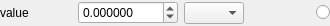
<?xml version="1.0" encoding="UTF-8"?>
<ui version="4.0">
 <class>NumVal</class>
 <widget class="QWidget" name="NumVal">
  <property name="geometry">
   <rect>
    <x>0</x>
    <y>0</y>
    <width>330</width>
    <height>26</height>
   </rect>
  </property>
  <property name="sizePolicy">
   <sizepolicy hsizetype="Preferred" vsizetype="MinimumExpanding">
    <horstretch>0</horstretch>
    <verstretch>0</verstretch>
   </sizepolicy>
  </property>
  <property name="minimumSize">
   <size>
    <width>0</width>
    <height>24</height>
   </size>
  </property>
  <property name="windowTitle">
   <string notr="true">Form</string>
  </property>
  <property name="toolTip">
   <string notr="true"/>
  </property>
  <property name="statusTip">
   <string notr="true"/>
  </property>
  <property name="whatsThis">
   <string notr="true"/>
  </property>
  <property name="accessibleName">
   <string notr="true"/>
  </property>
  <property name="accessibleDescription">
   <string notr="true"/>
  </property>
  <property name="windowFilePath">
   <string notr="true"/>
  </property>
  <layout class="QHBoxLayout" name="horizontalLayout">
   <property name="leftMargin">
    <number>0</number>
   </property>
   <property name="topMargin">
    <number>0</number>
   </property>
   <property name="rightMargin">
    <number>0</number>
   </property>
   <property name="bottomMargin">
    <number>0</number>
   </property>
   <item>
    <widget class="QLabel" name="valLabel">
     <property name="sizePolicy">
      <sizepolicy hsizetype="Preferred" vsizetype="Preferred">
       <horstretch>0</horstretch>
       <verstretch>0</verstretch>
      </sizepolicy>
     </property>
     <property name="text">
      <string notr="true">value</string>
     </property>
    </widget>
   </item>
   <item>
    <widget class="DSpinBox" name="valueBox">
     <property name="sizePolicy">
      <sizepolicy hsizetype="Fixed" vsizetype="Fixed">
       <horstretch>0</horstretch>
       <verstretch>0</verstretch>
      </sizepolicy>
     </property>
     <property name="minimumSize">
      <size>
       <width>10</width>
       <height>0</height>
      </size>
     </property>
     <property name="maximumSize">
      <size>
       <width>100</width>
       <height>16777215</height>
      </size>
     </property>
     <property name="locale">
      <locale language="C" country="AnyCountry"/>
     </property>
     <property name="specialValueText">
      <string notr="true"/>
     </property>
     <property name="keyboardTracking">
      <bool>false</bool>
     </property>
     <property name="prefix">
      <string notr="true"/>
     </property>
     <property name="suffix">
      <string notr="true"/>
     </property>
     <property name="decimals">
      <number>6</number>
     </property>
     <property name="minimum">
      <double>-9999999999.989999771118164</double>
     </property>
     <property name="maximum">
      <double>9999999999.989999771118164</double>
     </property>
    </widget>
   </item>
   <item>
    <widget class="QComboBox" name="unitBox">
     <property name="sizePolicy">
      <sizepolicy hsizetype="Fixed" vsizetype="Fixed">
       <horstretch>0</horstretch>
       <verstretch>0</verstretch>
      </sizepolicy>
     </property>
     <property name="minimumSize">
      <size>
       <width>60</width>
       <height>0</height>
      </size>
     </property>
     <property name="maximumSize">
      <size>
       <width>60</width>
       <height>16777215</height>
      </size>
     </property>
     <property name="styleSheet">
      <string notr="true"/>
     </property>
     <property name="locale">
      <locale language="C" country="AnyCountry"/>
     </property>
     <property name="currentText">
      <string notr="true"/>
     </property>
     <property name="currentIndex">
      <number>-1</number>
     </property>
     <property name="maxCount">
      <number>10</number>
     </property>
     <property name="sizeAdjustPolicy">
      <enum>QComboBox::AdjustToContents</enum>
     </property>
    </widget>
   </item>
   <item>
    <widget class="QLabel" name="unitSpace">
     <property name="sizePolicy">
      <sizepolicy hsizetype="Fixed" vsizetype="Fixed">
       <horstretch>0</horstretch>
       <verstretch>0</verstretch>
      </sizepolicy>
     </property>
     <property name="minimumSize">
      <size>
       <width>60</width>
       <height>0</height>
      </size>
     </property>
     <property name="maximumSize">
      <size>
       <width>60</width>
       <height>16777215</height>
      </size>
     </property>
     <property name="text">
      <string/>
     </property>
    </widget>
   </item>
   <item>
    <widget class="QRadioButton" name="showVal">
     <property name="sizePolicy">
      <sizepolicy hsizetype="Fixed" vsizetype="Fixed">
       <horstretch>0</horstretch>
       <verstretch>0</verstretch>
      </sizepolicy>
     </property>
     <property name="locale">
      <locale language="C" country="AnyCountry"/>
     </property>
     <property name="text">
      <string/>
     </property>
     <property name="autoExclusive">
      <bool>false</bool>
     </property>
    </widget>
   </item>
  </layout>
 </widget>
 <customwidgets>
  <customwidget>
   <class>DSpinBox</class>
   <extends>QDoubleSpinBox</extends>
   <header location="global">dspinbox.h</header>
  </customwidget>
 </customwidgets>
 <resources/>
 <connections/>
</ui>
